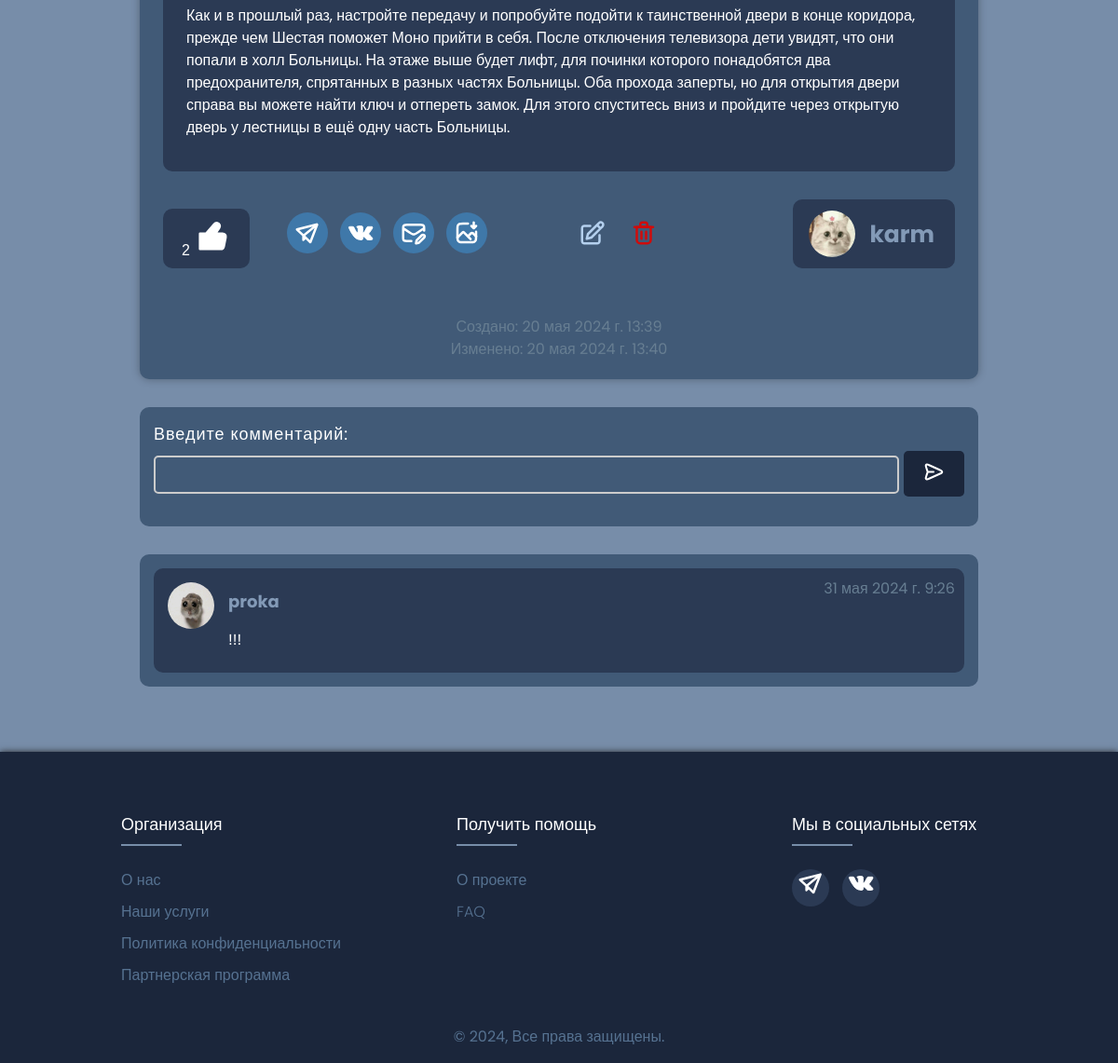
/pin/24/ (signed in, lower part), run on an earlier commit of the app's database.
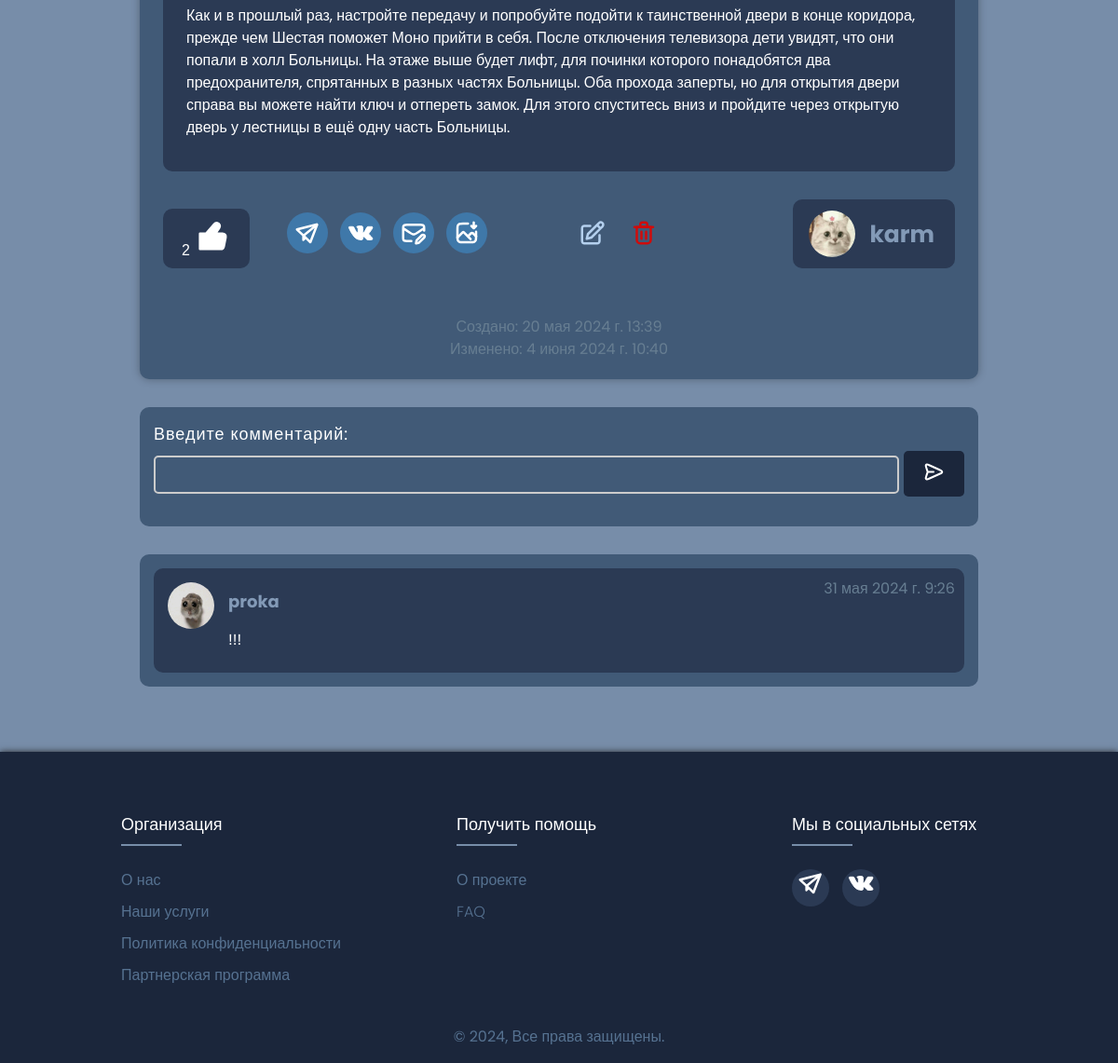
And on a later commit of the database.
### website/models.py (models this page shows, shortened)
class Pins(models.Model):
    title = models.CharField(max_length=40)
    description = models.TextField(blank=True)
    author = models.ForeignKey('Profile', on_delete=models.CASCADE)
    collection = models.ForeignKey('Collections', on_delete=models.SET_NULL, null=True)
    video = models.FileField(upload_to='videos/%Y/%m/%d/', null=True, blank=True)
    image = models.ImageField(upload_to='images/%Y/%m/%d/', null=True, blank=True)
    time_create = models.DateTimeField(auto_now_add=True)
    time_update = models.DateTimeField(auto_now=True)
    likes_count = models.IntegerField(default=0)
    def __str__(self):
        return f'{self.title}'

class Profile(models.Model):
    user = models.OneToOneField(User, on_delete=models.CASCADE)
    photo = models.ImageField(upload_to='users/', null=True, blank=True)
    email = models.EmailField(unique=True, null=True)
    about = models.TextField(max_length=255, null=True, blank=True)
    is_online = models.BooleanField(default=False)
    def __str__(self):
        return f'{self.user.username}'
    def get_absolute_url(self):
        return reverse('profile', kwargs={'profile_id': self.pk})

### website/views.py (the view)
# urls.py: path('pin/<int:pin_id>/', ShowPin.as_view(), name='pin'),
class ShowPin(DetailView):
    model = Pins
    template_name = 'website/pin.html'
    context_object_name = 'pin'
    pk_url_kwarg = 'pin_id'
    def get_context_data(self, **kwargs):
        context = super().get_context_data(**kwargs)
        context['page_title'] = context['pin']
        context['main_menu'] = main_menu
        context['comments'] = Comment.objects.filter(pin=self.kwargs['pin_id']).order_by('-time_create')
        context['user_menu'] = user_menu
        if self.request.user.is_authenticated:
            likes = Likes.objects.filter(pin=self.kwargs['pin_id'], liked_by=self.request.user.profile)
            context['is_liked'] = likes.exists()
        else:
            context['is_liked'] = False
        context['prof_menu'] = prof_menu
        return context

### website/templates/website/pin.html (shortened to what the changed rows need)
{% extends 'website/base.html' %}
{% load static %}
{% block content %}
    <div class="project-wrapper">
        <div class="project-content">
            <div class="project-text">
                <p>{{ pin.description|linebreaks }}</p>
            </div>
            <div class="project-author-block">
                <img class="project-author-img" src="
                        {% if pin.author.photo %}{{ pin.author.photo.url }}{% else %}{% static 'website/img/default-profile-photo.png' %}{% endif %}"
                     alt="">
                <span> <b><a href="{{ pin.author.get_absolute_url }}">{{ pin.author }}</a></b></span>
            </div>
            <div class="pin-footer">
                {% if user.is_authenticated %}
                    <form action="{% url 'like_pin' pin.id %}" method="post">
                        <div class="like">
                            <button type="submit">
                                {{ pin.likes_count }}
                                {% if is_liked %}
                                    <img style="width: 40px; height: 40px;"
                                         src="{% static 'website/logos/liked.svg' %}" alt="Like">
                                {% else %}
                                    <img style="width: 40px; height: 40px;"
                                         src="{% static 'website/logos/like.svg' %}" alt="Like">
                                {% endif %}
                            </button>
                            <div class="share">
                                <a href="https://t.me/share/url?url={{ request.build_absolute_uri }}" target="_blank"
                                   title="Поделиться в Телеграм">
                                    <img style="width: 30px; height: 30px;"
                                         src="{% static 'website/logos/tg_logo.svg' %}" alt="Поделиться ТГ"/>
                                </a>
                                <a href="https://vk.com/share.php?url={{ request.build_absolute_uri }}" target="_blank"
                                   title="Поделиться во ВКонтакте">
                                    <img style="width: 30px; height: 30px;"
                                         src="{% static 'website/logos/vk_logo.svg' %}" alt="Поделиться ВК"/>
                                </a>
                                <a href="mailto:?subject=Посмотри эту запись&body=Посмотри эту классную запись: {{ request.build_absolute_uri }}"
                                   target="_blank" title="Отправить на почту">
                                    <img style="width: 30px; height: 30px;"
                                         src="{% static 'website/logos/mail_logo.svg' %}" alt="Отправить на почту"/>
                                </a>
                                {% if pin.image %}
                                    <a href="{{ pin.image.url }}" download title="Скачать изображение">
                                        <img style="width: 30px; height: 30px;"
                                             src="{% static 'website/logos/pic_download.svg' %}"
                                             alt=""/>
                                    </a>
                                {% endif %}
                            </div>
                            {% if pin.author == request.user.profile %}
                                <ul class="settings">
                                    <li class="settings-item">
                                        <a href="{% url prof_menu.1.href pin.id %}" target="_blank"
                                           title="Изменить">
                                            <img style="width: 30px; height: 30px;"
                                                 src="{% static prof_menu.1.logo_src %}"
                                                 alt="{{ prof_menu.1.alt }}"/>
                                        </a>
                                    </li>
                                    <li class="settings-item">
                                        <a href="{% url prof_menu.2.href pin.id %}" target="_blank"
                                           title="Удалить">
                                            <img style="width: 30px; height: 30px;"
                                                 src="{% static prof_menu.2.logo_src %}"
                                                 alt="{{ prof_menu.2.alt }}"/>
                                        </a>
                                    </li>
                                </ul>
                            {% endif %}
                        </div>
                    </form>
                {% endif %}
            </div>
            {% if user.is_authenticated %}
                <div class="project-date-block">
                    <p>Создано: {{ pin.time_create }} <br>Изменено: {{ pin.time_update }}</p>
                </div>
            {% endif %}
        </div>
    </div>
{% endblock %}

What changed in the data, as far as the page shows it:
changed Pins "karm": time_update "20 мая 2024 г. 13:40" → "4 июня 2024 г. 10:40"
